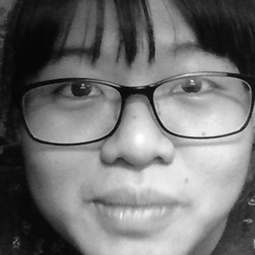
#> input picture dataset/1.1.jpg, 255 x 255 px, given in place of the camera
$ python 01_face_dataset.py
#> lines starting #> are read from the running program, lines starting #| are printed output that depends on the picture
''''
Capture multiple Faces from multiple users to be stored on a DataBase (dataset directory)
	==> Faces will be stored on a directory: dataset/ (if does not exist, pls create one)
	==> Each face will have a unique numeric integer ID as 1, 2, 3, etc

Based on original code by Anirban Kar: https://github.com/thecodacus/Face-Recognition

Developed by Marcelo Rovai - MJRoBot.org @ 21Feb18

'''

import cv2
import os

cam = cv2.VideoCapture(0)
cam.set(3, 640) # set video width
cam.set(4, 480) # set video height

face_detector = cv2.CascadeClassifier('haarcascade_frontalface_default.xml')

# For each person, enter one numeric face id
face_id = input('\n enter user id end press <return> ==>  ')
bbb=[]
ccc=''
f = open('Class_Number.txt','r')
#> (reads Class_Number.txt from the repository)
k = f.readlines()
f.close()
print("讀取成功....")
a=k[0].split(',')

for i in range(len(a)):
    bbb.append(a[i])

f = open('Class_Number.txt', 'w')
bbb.append(face_id)

for i in range(len(bbb)):
    if i == len(bbb)-1:ccc=ccc+bbb[i]
    else:ccc=ccc+bbb[i]+','
print(len(bbb))
f.write(ccc)
print("寫入成功....")
f.close()
print("離開學號登記....")

print("\n [INFO] Initializing face capture. Look the camera and wait ...")
# Initialize individual sampling face count
count = 0

while(True):

    ret, img = cam.read()
#> img is the input picture: shape (255, 255, 3); min 0, max 255, mean 113.6
    img = cv2.flip(img, 1) # flip video image vertically
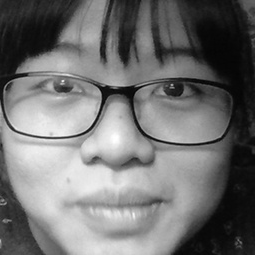
#> img: shape (255, 255, 3); min 0, max 255, mean 113.6
    gray = cv2.cvtColor(img, cv2.COLOR_BGR2GRAY)
    faces = face_detector.detectMultiScale(gray, 1.3, 5)
#> faces = ()
    cv2.imshow('image', img)
    for (x,y,w,h) in faces:

        if w>100 and h>100:
            cv2.rectangle(img, (x,y), (x+w,y+h), (255,0,0), 2)
            count += 1

            # Save the captured image into the datasets folder
            cv2.imwrite("dataset/User." + str(len(bbb)) + '.' + str(count) + ".jpg", gray[y:y+h,x:x+w])


            print(str(count) + ".jpg Done")
#> this loop made 0 passes
#> after the loop, count = 0

    k = cv2.waitKey(100) & 0xff # Press 'ESC' for exiting video
#> (key Esc is pressed here)
    if k == 27:
        break
    elif count >= 5: # Take 30 face sample and stop video
         break

# Do a bit of cleanup
print("\n [INFO] Exiting Program and cleanup stuff")
cam.release()
cv2.destroyAllWindows()
